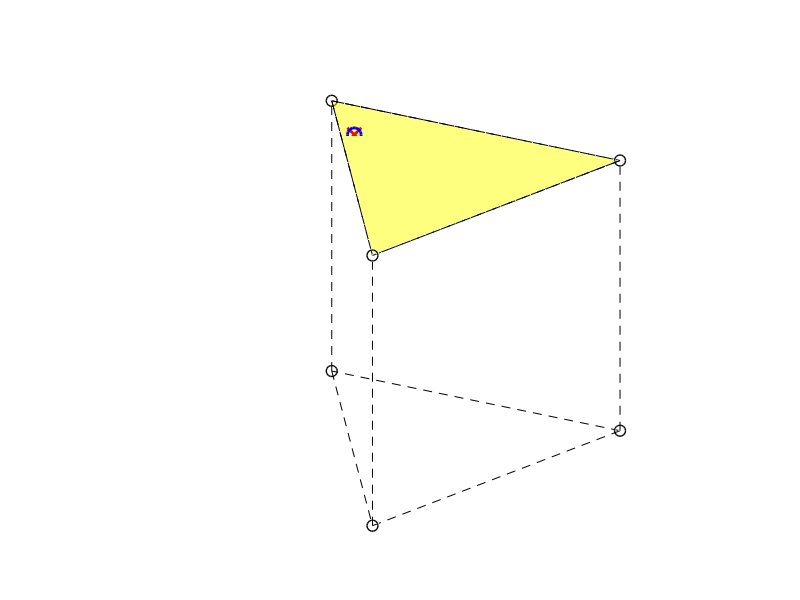

Write MATLAB code to recreate this figure.
% BELFEM -- The Berkeley Lab Finite Element Framework
% Copyright (c) 2026, The Regents of the University of California,
% through Lawrence Berkeley National Laboratory (subject to receipt of any required
% approvals from the U.S. Dept. of Energy).  All rights reserved.
%
% Developers: Christian Messe, Gregory Giard
%
% See the top-level LICENSE file for the complete license and disclaimer.

% Interactive notebook, not a generator: the PENTA6 master faces in EXODUS
% order, every slave ordering of each face, and for each ( face, orientation )
% the parameter map eta = f( xi ) from the master face onto the slave
% element. These maps are what the slave intpoints_penta overload in
% fn_IF_initialize_integration_points_on_facet.cpp encodes. Pick a slave
% ordering with S = ..., keep only the matching eta block ( each later
% block overwrites the earlier one ), and the plot shows the master point p
% and the slave point q coinciding when the map is right.
clear all ;
clf ;
clc ;

a = (0.25 * sqrt(3))^(-1/3) ;
b = 0.5 * sqrt(3) * a;
h = a;

X = [ ...
   -0.5*a, -b/3, -0.5*h;
    0.5*a, -b/3, -0.5*h;
    0.0  ,  2*b/3, -0.5*h;
   -0.5*a, -b/3,  0.5*h;
    0.5*a, -b/3,  0.5*h;
    0.0  ,  2*b/3,  0.5*h ];

edges = [ ...
    1 2;
    2 3;
    3 1;
    4 5;
    5 6;
    6 4;
    1 4;
    2 5;
    3 6 ];

V = 0.5 * a * b * h ;



% faces on the element in EXODUS order
F1 = [ 1, 2, 5, 4 ];
F2 = [ 2, 3, 6, 5 ];
F3 = [ 1, 4, 6, 3 ];
F4 = [ 1, 3, 2 ];
F5 = [ 4, 5, 6 ];

% slave faces, pointing inward toward the element
S1a = [ 1, 4, 5, 2 ] ; % face 1, orientation 1
S1b = [ 2, 1, 4, 5 ] ; % face 1, orientation 2
S1c = [ 5, 2, 1, 4 ] ; % face 1, orientation 3
S1d = [ 4, 5, 2, 1 ] ; % face 1, orientation 4

S2a = [ 2, 5, 6, 3 ] ; % face 2, orientation 1
S2b = [ 3, 2, 5, 6 ] ; % face 2, orientation 2
S2c = [ 6, 3, 2, 5 ] ; % face 2, orientation 3
S2d = [ 5, 6, 3, 2 ] ; % face 2, orientation 4

S3a = [ 1, 3, 6, 4 ] ; % face 3, orientation 1
S3b = [ 4, 6, 3, 1 ] ; % face 3, orientation 2
S3c = [ 6, 3, 1, 4 ] ; % face 3, orientation 3
S3d = [ 3, 6, 4, 1 ] ; % face 3, orientation 4

S4a = [ 1, 2 , 3 ]; % face 4, orientation 1
S4b = [ 2, 3 , 1 ]; % face 4, orientation 2
S4c = [ 3, 1 , 2 ]; % face 4, orientation 3

S5a = [ 4, 6 , 5 ]; % face 5, orientation 1
S5b = [ 5, 4 , 6 ]; % face 5, orientation 2
S5c = [ 6, 5 , 4 ]; % face 5, orientation 3


% select the slave face here
S = S5c ;

% plot
clf;
plot3(X(:,1), X(:,2), X(:,3), 'ko', 'MarkerSize', 8, 'LineWidth', 1);
hold on;

for k = 1:size(edges,1)
    plot3(X(edges(k,:),1), X(edges(k,:),2), X(edges(k,:),3), '--k', 'LineWidth', 0.5);
end

N6 = @(xi,eta,zeta)[ -(xi*(zeta-1.0)), -(eta*(zeta-1.0)), ((zeta-1.0)*(eta+xi-1.0)), (xi*(zeta + 1.0)), (eta*(zeta + 1.0)), ((zeta+1.0)*(1.0-xi-eta))]*0.5 ;

N4 = @(xi,eta)[ (1-xi)*(1-eta), (1+xi)*(1-eta), (1+xi)*(1+eta), (1-xi)*(1+eta) ]/4 ;
N3 = @(xi,eta)[ xi, eta, (1-xi-eta) ] ;

x = X([ S, S(1) ], 1) ;
y = X([ S, S(1) ], 2) ;
z = X([ S, S(1) ], 3) ;

% reference point on the master surface
xi = [ 0.75, 0.05, 0 ];

eta = zeros( 3, 1 );

% face 1 orientation 1
eta(1) = 1 - 0.5 * (xi(2) + 1) ;
eta(2) = 0.5 * (xi(2) + 1) ;
eta(3) = xi(1);

% face 1 orientation 2
eta(1) = 0.5 * (xi(1) + 1) ;
eta(2) = 1-0.5 * (xi(1) + 1) ;
eta(3) = xi(2);

% face 1 orientation 3
eta(1) = 0.5 * (xi(2) + 1) ;
eta(2) = 1-0.5 * (xi(2) + 1) ;
eta(3) = -xi(1);

% face 1 orientation 4
eta(1) = 1-0.5 * (xi(1) + 1) ;
eta(2) = 0.5 * (xi(1) + 1) ;
eta(3) = -xi(2);

% face 2 orientation 1
eta(1) = 0 ;
eta(2) = 1-0.5 * (xi(2) + 1) ;
eta(3) = xi(1);

% face 2 orientation 2
eta(1) = 0 ;
eta(2) = 0.5 * (xi(1) + 1) ;
eta(3) = xi(2);

% face 2 orientation 3
eta(1) = 0 ;
eta(2) = 0.5 * (xi(2) + 1) ;
eta(3) = -xi(1);

% face 2 orientation 4
eta(1) = 0 ;
eta(2) = 1-0.5 * (xi(1) + 1) ;
eta(3) = -xi(2);

% face 3 orientation 1
eta(1) = 1-0.5 * (xi(1) + 1) ;
eta(2) = 0 ;
eta(3) = xi(2);

% face 3 orientation 2
eta(1) = 1 - 0.5 * (xi(1) + 1) ;
eta(2) = 0 ;
eta(3) = -xi(2);

%% face 3 orientation 3
eta(1) = 0.5 * (xi(2) + 1) ;
eta(2) = 0 ;
eta(3) = -xi(1);

%% face 3 orientation 4
eta(1) = 0.5 * (xi(2) + 1) ;
eta(2) = 0 ;
eta(3) = xi(1);
1
%% face 4 orientation 1
eta(1) = xi(1) ;
eta(2) = xi(2) ;
eta(3) = -1

%% face 4 orientation 2
eta(1) = 1-xi(1)-xi(2) ;
eta(2) = xi(1) ;
eta(3) = -1

%% face 4 orientation 3
eta(1) = xi(2) ;
eta(2) = 1-xi(1)-xi(2) ;
eta(3) = -1

%% face 5 orientation 1
eta(1) = xi(1) ;
eta(2) = 1-xi(1)-xi(2) ;
eta(3) = 1

%% face 5 orientation 2
eta(1) = xi(2) ;
eta(2) = xi(1) ;
eta(3) = 1

%% face 5 orientation 3
eta(1) = 1-xi(1)-xi(2) ;
eta(2) = xi(2);
eta(3) = 1

% map to the triangle

%p = N4(xi(1),xi(2)) * X(S,:) ;
p = N3(xi(1),xi(2)) * X(S,:) ;

q = N6(eta(1),eta(2),eta(3)) * X ;

fill3(x, y, z, 'y', 'FaceAlpha', 0.5);
plot3(p(1), p(2), p(3), 'rx', 'MarkerSize', 10, 'LineWidth', 2);
plot3(q(1), q(2), q(3), 'bo', 'MarkerSize', 10, 'LineWidth', 2);
axis equal;
axis off ;
